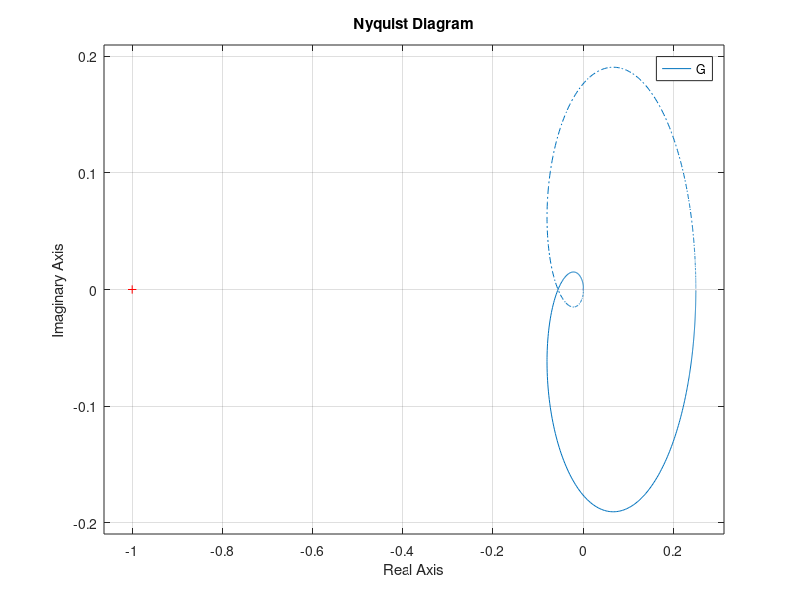

Recreate this plot in MATLAB.
clear;
close all;
clc;

s = tf('s');

numerator = 1;
denominator = (s + 1)^2 * (s + 2)^2;
G = numerator / denominator
nyquist(G)